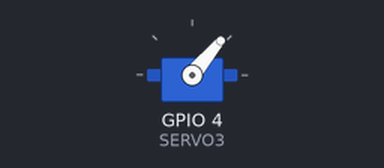
A sketch run on a simulated ESP32. On the bench: servo. Servo pulses on a pin are drawn as a servo (544–2400 µs = 0–180°).

Above: at 0.05 s.
At 0.2 s:
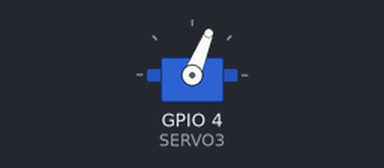
At 0.35 s:
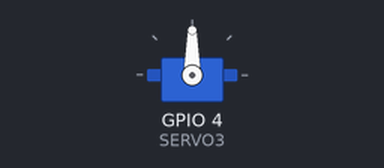
At 0.7 s:
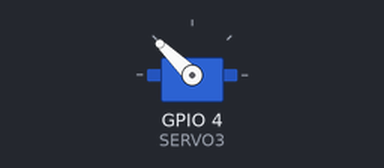
Timing chart, 0 to 3.0 s (numbered marks = the images above):
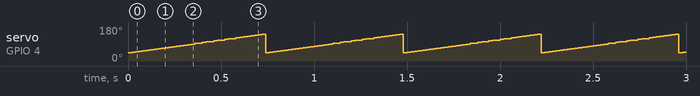

Measured:
- by itself, servo on GPIO 4 (SERVO3): ramps from 44° to 141° and jumps back, once every 0.74 s

The sketch:

Servo_Code.ino
```cpp
#include <Arduino.h>

// LED pins
#define LED1 D6
#define LED2 D7

// SERVO PWM pins
#define SERVO1 A2
#define SERVO2 A3
#define SERVO3 D3
#define SERVO1 D4

// LEDC PWM
const int pwmServoFreq = 50;
const int pwmServoResolution = 14;
const int pwmServo1_Ch = 0;
const int pwmServo2_Ch = 1;
const int pwmServo3_Ch = 2;
const int pwmServo4_Ch = 3;

// Servo pulse range
const int servoMin = 1000;          // 1 ms
const int servoMax = 2000;          // 2 ms

uint32_t angleToDuty(int angle) {
  int pulse = map(angle, 0, 180, servoMin, servoMax);
  // return (uint32_t)((pulse * 65535UL) / 20000UL);
  int duty = (pulse * ((1 << pwmServoResolution) - 1)) / 20000UL;
  return duty;
}

//

void setup() {
  ledcSetup(pwmServo3_Ch, pwmServoFreq, pwmServoResolution);
  ledcAttachPin(SERVO3, pwmServo3_Ch);


}

void loop() {

  uint32_t duty = angleToDuty(90);
  ledcWrite(pwmServo3_Ch, duty);
  // put your main code here, to run repeatedly:
  for (int angle = 0; angle <= 180; angle += 5) {
     uint32_t duty = angleToDuty(angle);
     ledcWrite(pwmServo3_Ch, duty);
     delay(20);
   }

}
```
